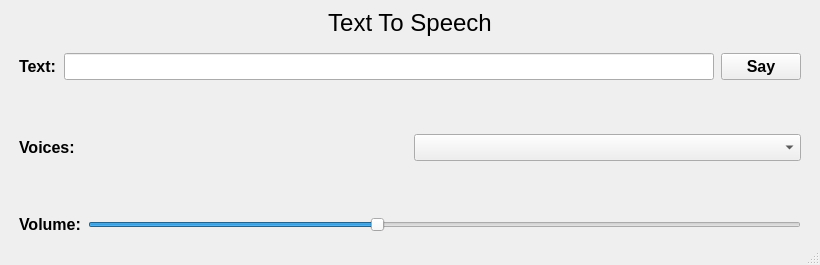
<?xml version="1.0" encoding="UTF-8"?>
<ui version="4.0">
 <class>MainWindow</class>
 <widget class="QMainWindow" name="MainWindow">
  <property name="geometry">
   <rect>
    <x>0</x>
    <y>0</y>
    <width>820</width>
    <height>265</height>
   </rect>
  </property>
  <property name="sizePolicy">
   <sizepolicy hsizetype="Preferred" vsizetype="Fixed">
    <horstretch>0</horstretch>
    <verstretch>0</verstretch>
   </sizepolicy>
  </property>
  <property name="windowTitle">
   <string>Text To Speech</string>
  </property>
  <property name="dockOptions">
   <set>QMainWindow::AllowTabbedDocks|QMainWindow::AnimatedDocks</set>
  </property>
  <property name="unifiedTitleAndToolBarOnMac">
   <bool>false</bool>
  </property>
  <widget class="QWidget" name="centralwidget">
   <layout class="QVBoxLayout" name="verticalLayout_2">
    <item>
     <widget class="QLabel" name="label">
      <property name="sizePolicy">
       <sizepolicy hsizetype="Expanding" vsizetype="Maximum">
        <horstretch>0</horstretch>
        <verstretch>0</verstretch>
       </sizepolicy>
      </property>
      <property name="font">
       <font>
        <pointsize>18</pointsize>
       </font>
      </property>
      <property name="text">
       <string>Text To Speech</string>
      </property>
      <property name="alignment">
       <set>Qt::AlignHCenter|Qt::AlignTop</set>
      </property>
     </widget>
    </item>
    <item>
     <layout class="QVBoxLayout" name="verticalLayout" stretch="0,0,0,0,0">
      <property name="spacing">
       <number>7</number>
      </property>
      <property name="sizeConstraint">
       <enum>QLayout::SetMinAndMaxSize</enum>
      </property>
      <property name="leftMargin">
       <number>10</number>
      </property>
      <property name="topMargin">
       <number>10</number>
      </property>
      <property name="rightMargin">
       <number>10</number>
      </property>
      <item>
       <layout class="QHBoxLayout" name="horizontalLayout">
        <item>
         <widget class="QLabel" name="textLabel">
          <property name="font">
           <font>
            <pointsize>12</pointsize>
            <weight>75</weight>
            <bold>true</bold>
           </font>
          </property>
          <property name="text">
           <string>Text:</string>
          </property>
         </widget>
        </item>
        <item>
         <widget class="QLineEdit" name="lineEdit">
          <property name="font">
           <font>
            <pointsize>12</pointsize>
            <weight>75</weight>
            <bold>true</bold>
           </font>
          </property>
         </widget>
        </item>
        <item>
         <widget class="QPushButton" name="pushButton">
          <property name="font">
           <font>
            <pointsize>12</pointsize>
            <weight>75</weight>
            <bold>true</bold>
           </font>
          </property>
          <property name="text">
           <string>Say</string>
          </property>
         </widget>
        </item>
       </layout>
      </item>
      <item>
       <spacer name="verticalSpacer">
        <property name="orientation">
         <enum>Qt::Vertical</enum>
        </property>
        <property name="sizeHint" stdset="0">
         <size>
          <width>20</width>
          <height>40</height>
         </size>
        </property>
       </spacer>
      </item>
      <item>
       <layout class="QHBoxLayout" name="horizontalLayout_2">
        <item>
         <widget class="QLabel" name="voicesLabel">
          <property name="font">
           <font>
            <pointsize>12</pointsize>
            <weight>75</weight>
            <bold>true</bold>
           </font>
          </property>
          <property name="text">
           <string>Voices:</string>
          </property>
         </widget>
        </item>
        <item>
         <widget class="QComboBox" name="comboBox">
          <property name="font">
           <font>
            <pointsize>12</pointsize>
            <weight>75</weight>
            <bold>true</bold>
           </font>
          </property>
         </widget>
        </item>
       </layout>
      </item>
      <item>
       <spacer name="verticalSpacer_2">
        <property name="orientation">
         <enum>Qt::Vertical</enum>
        </property>
        <property name="sizeHint" stdset="0">
         <size>
          <width>20</width>
          <height>40</height>
         </size>
        </property>
       </spacer>
      </item>
      <item>
       <layout class="QHBoxLayout" name="horizontalLayout_3">
        <item>
         <widget class="QLabel" name="volumeLabel">
          <property name="font">
           <font>
            <pointsize>12</pointsize>
            <weight>75</weight>
            <bold>true</bold>
           </font>
          </property>
          <property name="text">
           <string>Volume:</string>
          </property>
         </widget>
        </item>
        <item>
         <widget class="QSlider" name="horizontalSlider">
          <property name="font">
           <font>
            <pointsize>12</pointsize>
            <weight>75</weight>
            <bold>true</bold>
           </font>
          </property>
          <property name="value">
           <number>40</number>
          </property>
          <property name="orientation">
           <enum>Qt::Horizontal</enum>
          </property>
         </widget>
        </item>
       </layout>
      </item>
     </layout>
    </item>
   </layout>
  </widget>
  <widget class="QMenuBar" name="menubar">
   <property name="geometry">
    <rect>
     <x>0</x>
     <y>0</y>
     <width>820</width>
     <height>26</height>
    </rect>
   </property>
  </widget>
  <widget class="QStatusBar" name="statusbar"/>
 </widget>
 <resources/>
 <connections/>
</ui>
